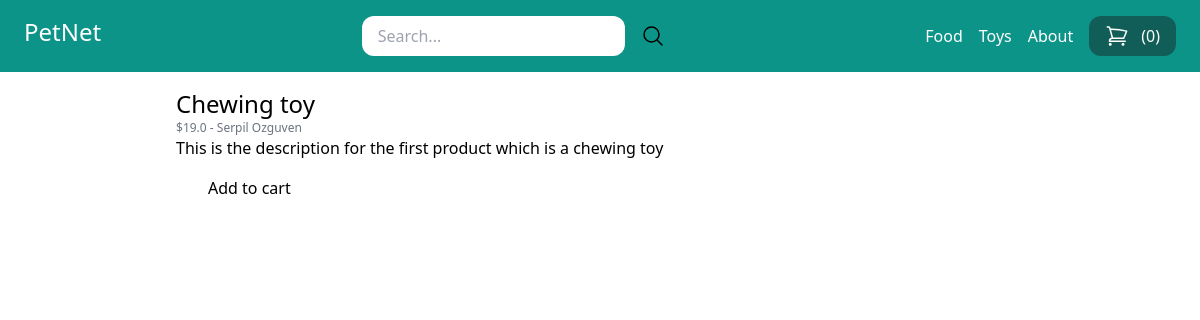
Page /chewing-toy/chewing-toy/ on the committed database.
### store/models.py (models this page shows, shortened)
class Category(models.Model):
    title=models.CharField(max_length=50)
    slug=models.SlugField(max_length=50)
    class Meta:
        verbose_name_plural = 'Categories'

class Product(models.Model):
    DRAFT = 'draft'
    WAITING_APPROVAL = 'waitingapproval'
    ACTIVE = 'active'
    DELETED = 'deleted'
    STATUS_CHOICES = (
        (DRAFT,'Draft'),
        (WAITING_APPROVAL, 'Waiting approval'),
        (ACTIVE, 'Active'),
        (DELETED, 'Deleted'),
    )
    user = models.ForeignKey(User, related_name="products", on_delete=models.CASCADE)
    category = models.ForeignKey(Category, related_name="products", on_delete=models.CASCADE)
    title = models.CharField(max_length=50)
    slug = models.SlugField(max_length=50)
    description = models.TextField(blank=True)
    price = models.IntegerField()
    image = models.ImageField(upload_to= 'uploads/product_images/', blank=True, null=True)
    thumbnail = models.ImageField(upload_to='uploads/product_images/thumbnail/', blank=True,null=True)
    created_at = models.DateTimeField(auto_now_add=True)
    updated_at = models.DateTimeField(auto_now=True)
    status =models.CharField(max_length=50, choices=STATUS_CHOICES, default=ACTIVE)
    class Meta:
        ordering = ('-created_at',)
    def get_display_price(self):
        return self.price / 100

### store/views.py (the view)
# urls.py: path('<slug:category_slug>/<slug:slug>/', views.product_detail, name='product_detail'),
def product_detail(request, category_slug, slug):
    product = get_object_or_404(Product,  slug=slug, status=Product.ACTIVE)
    return render(request, 'store/product_detail.html' , {
        'product': product
    })

### store/templatetags/menu.py (called while the page is built)
@register.inclusion_tag('core/menu.html')
def menu():
    categories = Category.objects.all()
    return {'categories': categories}

### store/templates/store/product_detail.html (shortened to what this page needs)
{% extends "core/base.html" %}
{% block content %}
    <h1 class="text-2xl">{{ product.title }}</h1>
    <p class="text-xs text-gray-500">
        ${{ product.get_display_price }}
        -
        <a href = "{% url 'vendor_detail' product.user.id %}">{%  firstof product.user.get_full_name  product.user.username %}</a>
    </p>
    {% if product.description %}
        <p>
            {{ product.description }}
        </p>
    {% endif %}
    <a href = "{% url "add_to_cart" product.id %}"  class= "inline-block px-8 py-4 bg-teal-500-text-white">Add to cart</a>
{% endblock  %}

### core/templates/core/menu.html
{% for category in categories  %}
    <a href="{% url 'category_detail' category.slug %}" class="text-white">{{ category.title}}</a>
{% endfor %}
<a href="{% url "about" %}" class="text-white">About</a>

### rows in the picture
Category: title "Food"
Category: title "Toys"
Product: title "Chewing toy", get_display_price "19.0", user.last_name "Serpil Ozguven", description "This is the description for the first product which is a chewing toy"

### other values in the picture
{{ cart|length }} "0"
